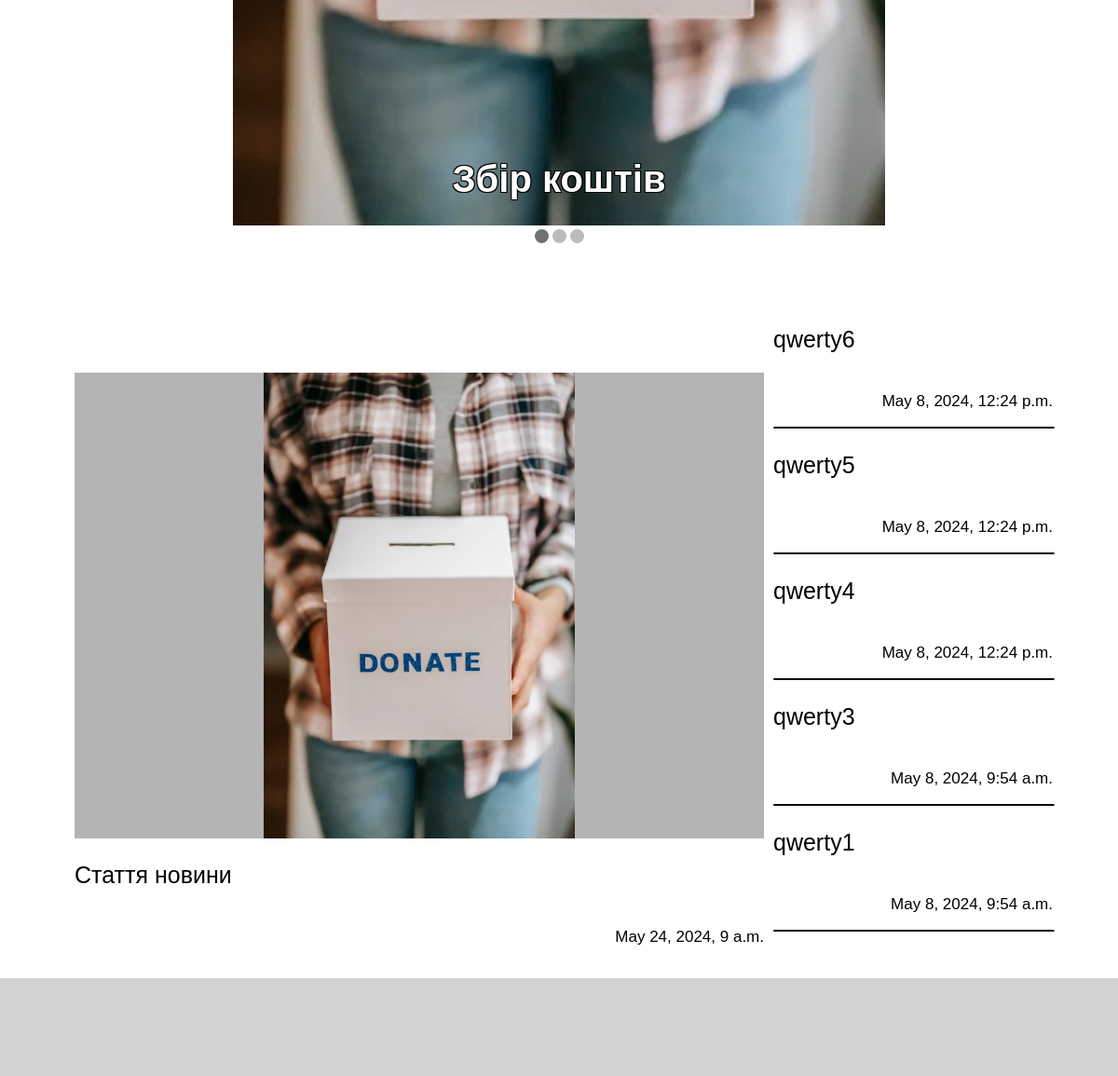
The app's page / (lower part), older data.
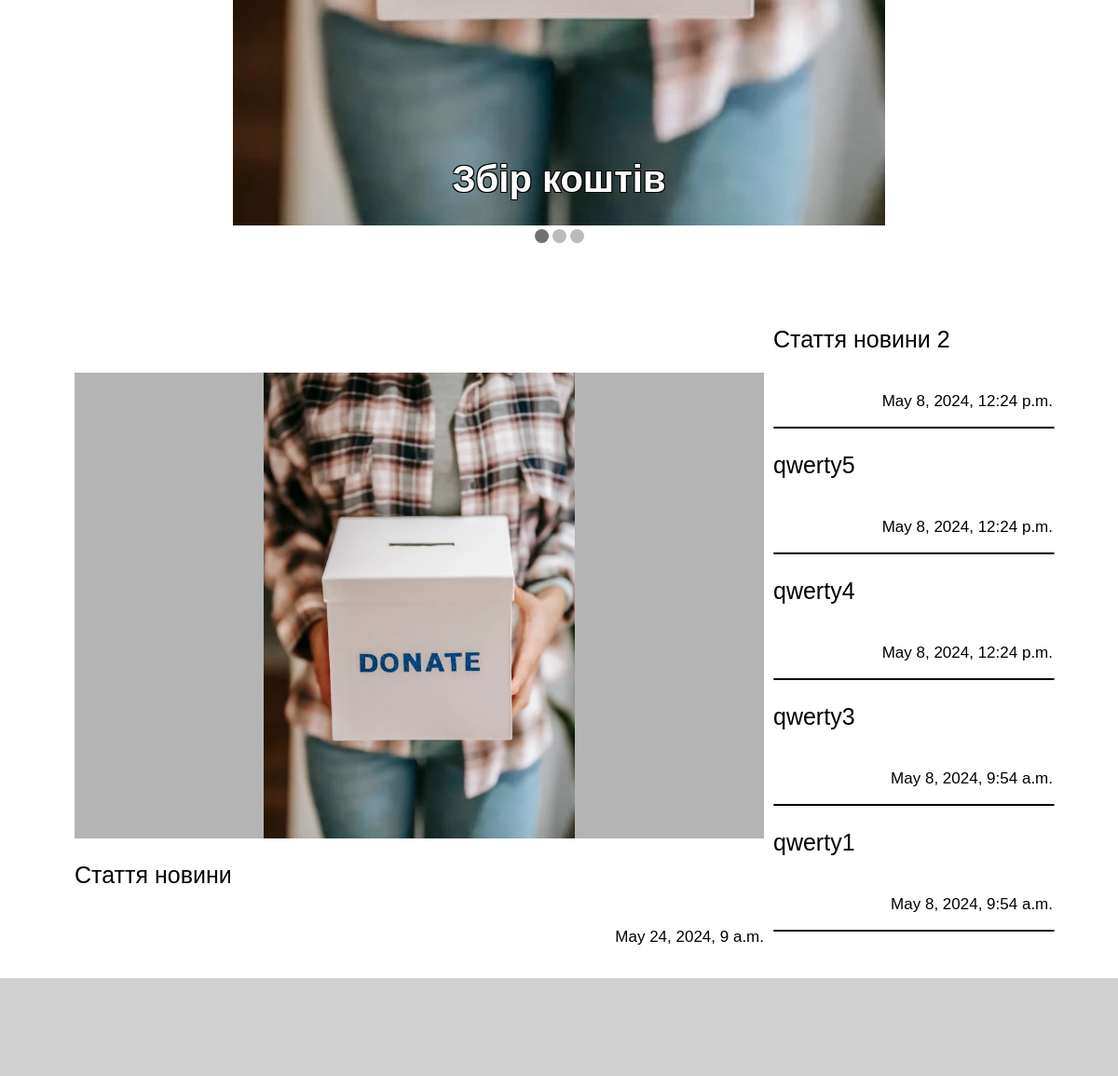
The same page, newer data.
### UAFOND/models.py (models this page shows)
class News(models.Model):
    id = models.AutoField(primary_key=True)
    title = models.CharField(max_length=100, null=False, blank=False)
    author = models.CharField(max_length=100, null=False, blank=False)
    text = models.TextField()
    img = models.ImageField(upload_to='news/')
    time = models.DateTimeField(default=timezone.now, null=False)

### UAFOND/views.py (the view)
# urls.py: path('', views.main, name='main'),
def main(request):
    projects = Projects.objects.all().order_by("-id")
    news = News.objects.all().order_by("-id")
    return render(request, 'main.html', {'projects': projects, 'news': news})

### templates/main.html (shortened to what this page needs)
<!DOCTYPE html>
<html lang="uk-UA">
<head>
    {% load static %}
</head>
<body>
    {%block content%}
    <div id="slideshow-container">
        {% for project in projects|slice:":5"%}
            {% if project.active %}
                <div class="ProjSlides fade">
                  <img src="{{ MEDIA_URL }}{{ project.img.url }}" style="width:100%">
                  <p class="proj_title" ><a  href="{% url 'proj' project.id %}" style= "color: inherit; text-decoration: none; ">{{project.title}}</a></p>
                </div>
            {% endif %}
        {% endfor %}
        <div style="text-align:center">
        </div>
    </div>
    <div id="news">
        <div id="main_news">
            {% for article in news %}
                {% if forloop.first %}
                    <div id="news_image"><img src="{{ MEDIA_URL }}{{ article.img.url }}" alt="Image"></div>
                    <p class="text"><a href="{% url 'artcl' article.id %}" style= "color: inherit; text-decoration: none; ">{{ article.title }}</a></p>
                    <p class="time">{{ article.time }}</p>
                {% endif %}
            {% endfor %}
        </div>
        <div id="other_news">
            {% for article in news|slice:":6" %}
                {% if not forloop.first%}
                    <div class="news_artcl">
                        <p class="text"><a href="{% url 'artcl' article.id %}" style= "color: inherit; text-decoration: none; ">{{ article.title }}</a></p>
                        <p class="time">{{ article.time }}</p>
                        <hr>
                    </div>
                {% endif %}
            {% endfor %}
        </div>
    </div>
    <div id="lowbar">
    </div>
    <link rel="stylesheet" type="text/css"  href="{% static 'main.css' %}" >
    {% endblock %}
</body>
</html>

Row changes from the older to the newer data that the page shows:
changed News: title "qwerty6" → "Стаття новини 2"
